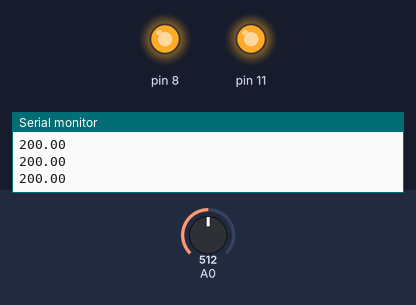
A sketch run on a simulated Arduino Uno, built with avr-gcc and run on an emulated ATmega328P. On the bench: output pins drawn as LEDs (lit = HIGH), the last lines printed to the serial monitor. Inputs (shaded band) come from the test bench; at power-on: A0 = 512.

Above: at 1.2 s.
1.3 s: A0 set to 171
2.8 s: A0 set to 147
At 3.3 s:
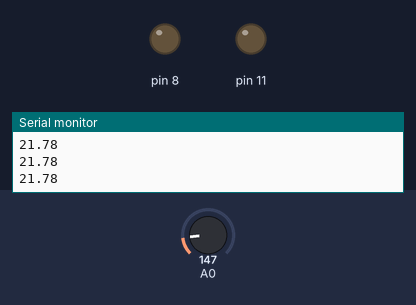
4.3 s: A0 set to 306
At 5.5 s:
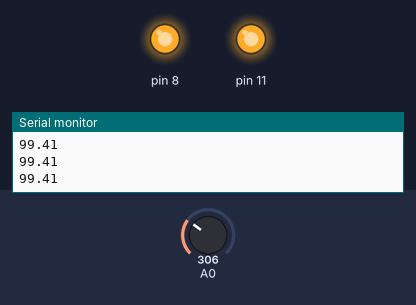
5.8 s: A0 set to 122
At 6.8 s:
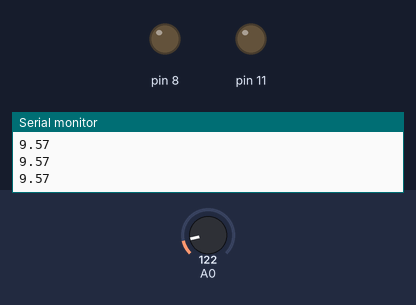
Timing chart, 0 to 8.3 s (numbered marks = the images above; inputs shaded):
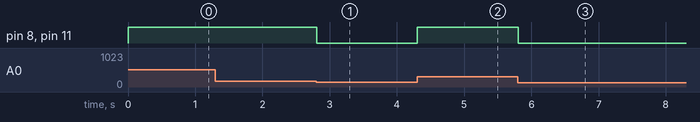

Measured:
- the behaviour switches between 164 and 163 on A0 (found by bisection; images 0 and 1)
- after the input at 2.8 s, pin 8, pin 11: HIGH → LOW at once
- after the input at 4.3 s, pin 8, pin 11: LOW → HIGH at once
- after the input at 5.8 s, pin 8, pin 11: HIGH → LOW at once

The sketch:

Temperature-DC-Motor.ino
```cpp
double tmp = 0;

void setup()
{
  Serial.begin(9600);
  pinMode(11, OUTPUT);
  pinMode(8, OUTPUT);
  pinMode(A0, INPUT);
}

void loop()
{
  tmp = analogRead(A0) * 0.004882814;
  tmp = (tmp - 0.5) * 100.0;

  //map(value, fromLow, fromHigh, toLow, toHigh)
  if(tmp > 30){
  	digitalWrite(8,1);
    digitalWrite(11,1);
  }
  else{
  	digitalWrite(8,0);
    digitalWrite(11,0);
  }

  Serial.println(tmp);

}
```
